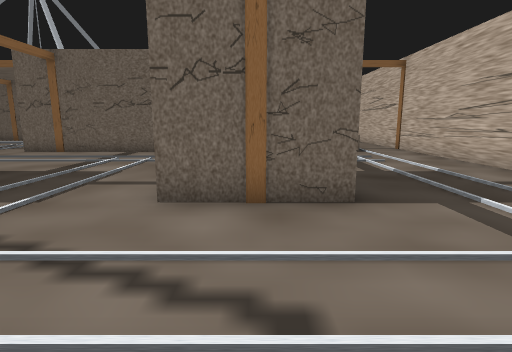
View 1 (above)

19 first-person views from a walk through a world built for the Gazebo simulator. The camera is 1.2 m above the floor, tilts 10° down and sees 80° across. The floor is counted in squares, 1 m on a side. Each view is taken from the middle of a square. On the plan, view 1 faces up. The plan holds only what a view shows up to about 13 squares ahead; the rest is blank. The place goes on beyond the plan. Simple shapes stand in for some stock models.

View 2
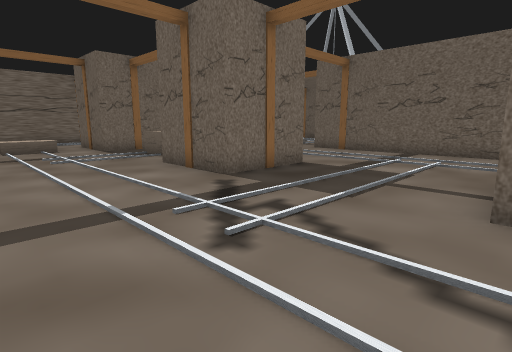

View 3
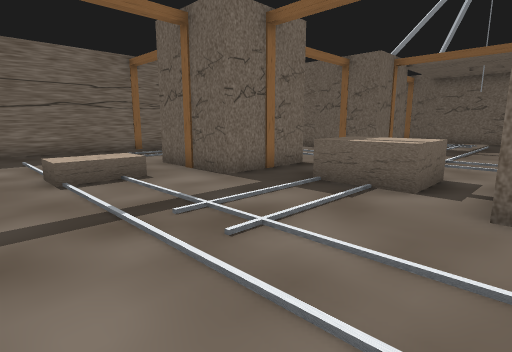

View 4
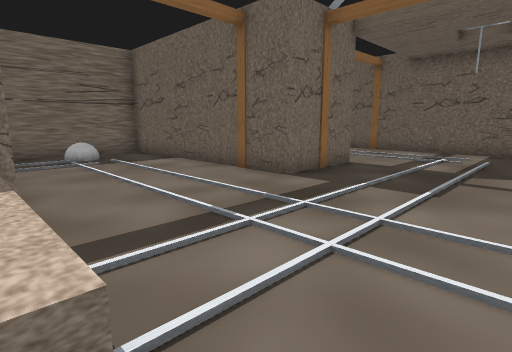

View 5
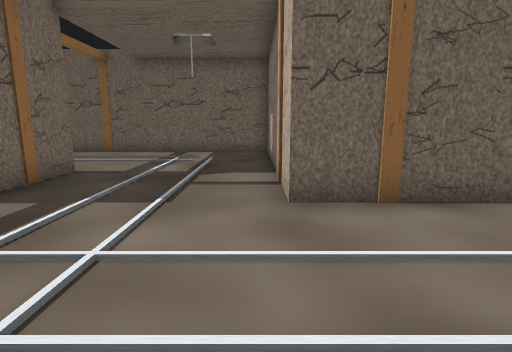

View 6
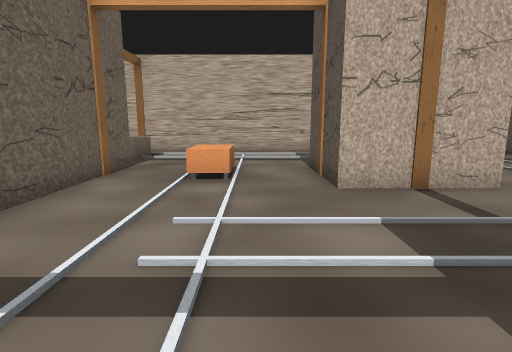

View 7
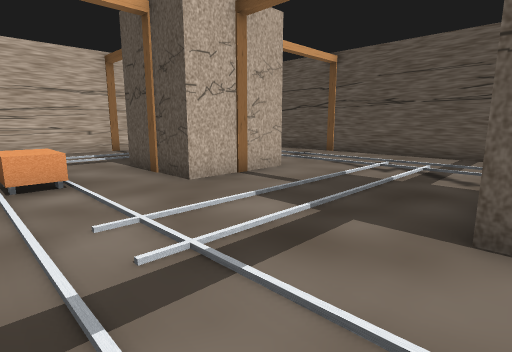

View 8
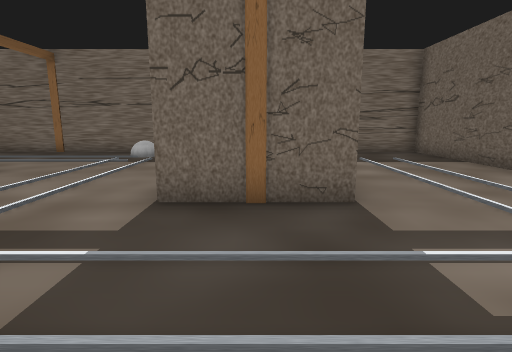

View 9
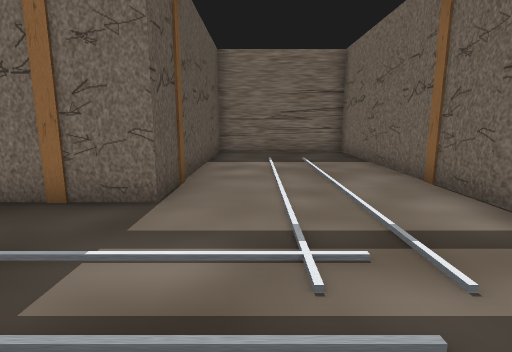

View 10
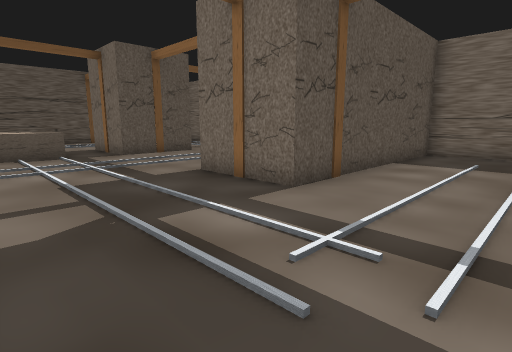

View 11
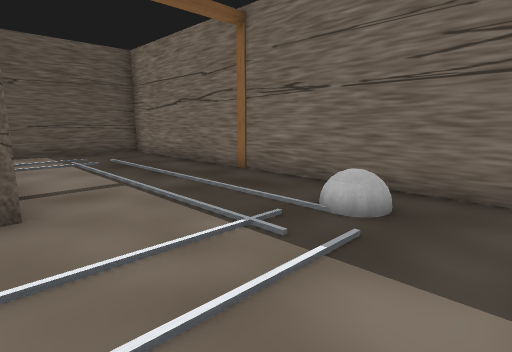

View 12
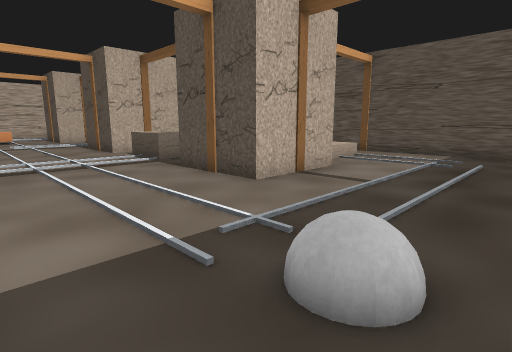

View 13
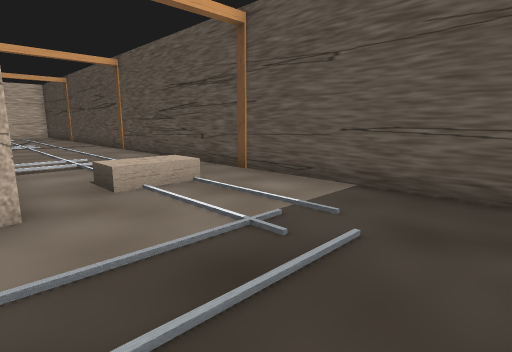

View 14
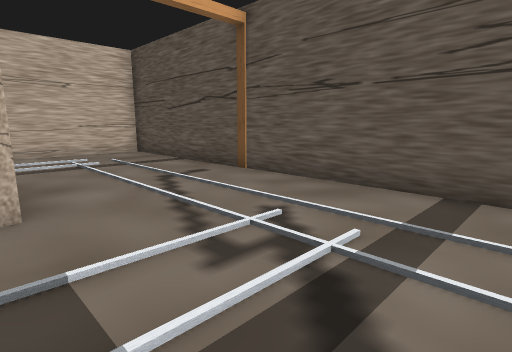

View 15
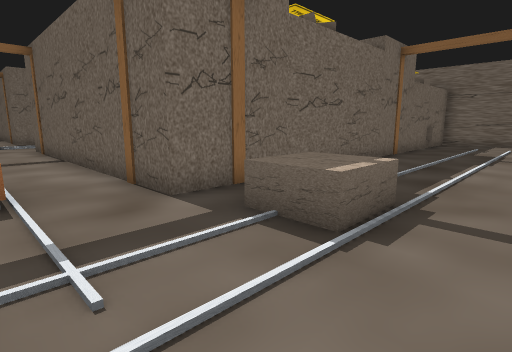

View 16
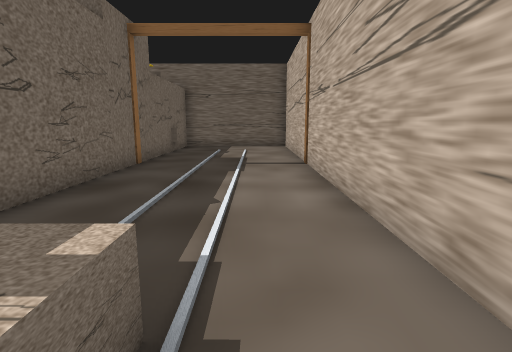

View 17
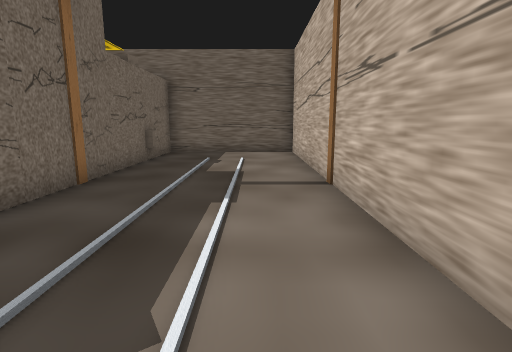

View 18
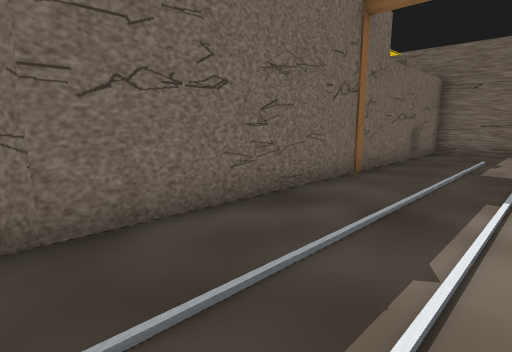

View 19
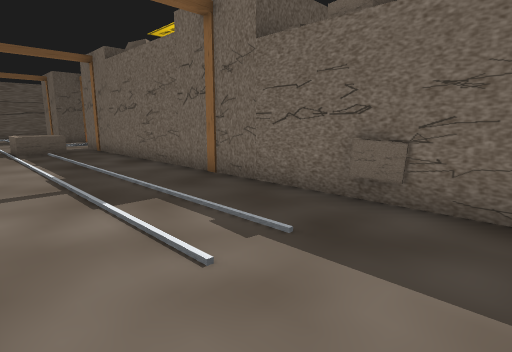

### Floor plan
Key: @ floor where view 1 was taken; # wall or solid block; . floor; B brown box; R rock; G grey ball; O other object.
Columns run from 23 left of view 1 to 7 right of it. Each row starts with its distance up from view 1.
 29                         #######
 28                         B.....#
 27                          .....#
 26                         #.....#
 25                         B.....#
 24                       R B.....#
 23                       RRR.....#
 22                         B.....B
 21 #RRRRRRB BBBBB          R.....#
 20 #.............B         B.....#
 19 #.............B         B.....#
 18 #.............B         B.....#
 17 #.............B         O.....#
 16 #.............B         R.....#
 15 #RRRRRRBO.....          R.....#
 14 #       B.....B         B.BB..B
 13 #RRRRRRBR.....RBRRRRRRRBR.BB..#
 12 #.............................#
 11 #.............................#
 10 #.G....................B......#
  9 #.............................#
  8 #.............................#
  7 #.....RBR..BB.RBR.....RBR.....#
  6 #.....B B..BB.B B.....B B.....B
  5 #.....RBR.....RBR.....RBR....
  4 #.............................#
  3 #......B......................#
  2 #......B......................#
  1 #.............................#
  0 #......................@......#
 -1 #######B#######B ######B#######

Where each view was taken, in squares from view 1:
view 1: 0 up, 0 right, facing up
view 2: 0 up, 1 left, facing up-left
view 3: 0 up, 9 left, facing up-left
view 4: 7 up, 10 left, facing up-left
view 5: 8 up, 10 left, facing up
view 6: 9 up, 7 left, facing right
view 7: 11 up, 7 left, facing down-right
view 8: 14 up, 10 left, facing left
view 9: 17 up, 10 left, facing left
view 10: 19 up, 10 left, facing down-left
view 11: 12 up, 17 left, facing down-left
view 12: 12 up, 22 left, facing down-right
view 13: 5 up, 22 left, facing down-right
view 14: 5 up, 6 left, facing down-right
view 15: 10 up, 6 right, facing up-left
view 16: 13 up, 5 right, facing up
view 17: 16 up, 5 right, facing up
view 18: 15 up, 5 right, facing up-left
view 19: 28 up, 6 right, facing down-left
